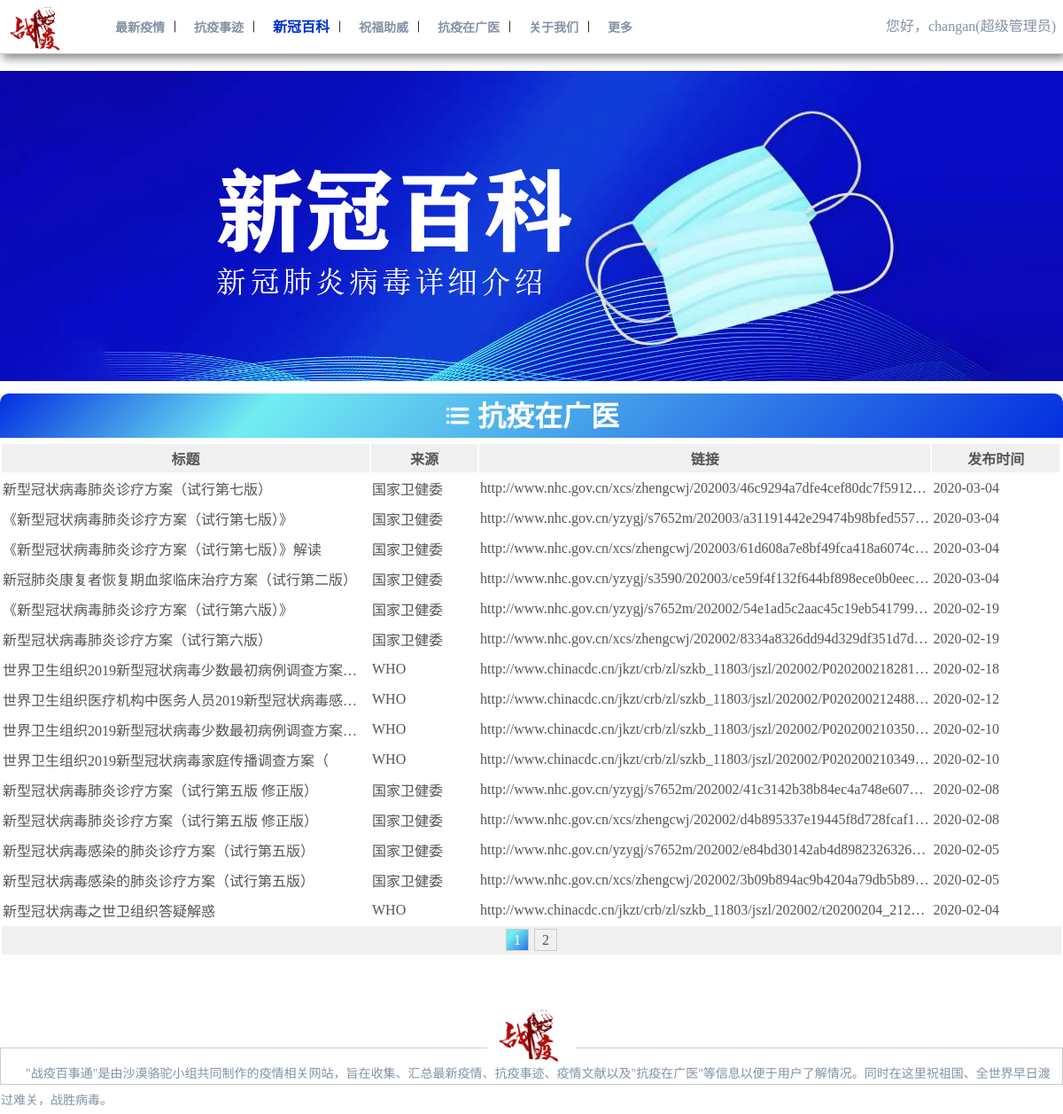
Page /home/literature/literature.php (signed in) on the committed database.
### tables this page shows
CREATE TABLE `literature`  (
  `title` varchar(255) NULL DEFAULT NULL,
  `author` varchar(255) NULL DEFAULT NULL,
  `link` varchar(255) NULL DEFAULT NULL,
  `date` date NULL DEFAULT NULL,
  `literatureid` int(10) UNSIGNED NOT NULL AUTO_INCREMENT,
  PRIMARY KEY (`literatureid`) USING BTREE
);

### home/literature/literature.php (the view, shortened to what this page needs)
<?php
require_once("../conn.php");
$pagesizeLiterature = 15;
$pageLiterature = isset($_GET['pageLiterature']) ? $_GET['pageLiterature'] : 1;
$startrowLiterature = ($pageLiterature-1)*$pagesizeLiterature;
$sql = "SELECT * FROM literature ORDER BY date DESC";
$result = mysqli_query($conn,$sql);
$recordsLiterature = mysqli_num_rows($result);
$pagesLiterature = ceil($recordsLiterature/$pagesizeLiterature);
$sql .=" LIMIT {$startrowLiterature},{$pagesizeLiterature}";
$result = mysqli_query($conn,$sql);
$arrsLiteratures = mysqli_fetch_all($result,MYSQLI_ASSOC);
if(isset($_SESSION['id']))
{
	$id = $_SESSION['id'];
	$dsn = "mysql:host=127.0.0.1;port=3306;dbname=zybst;charset=utf8";
	$username = "root";
	$pwd = "12345";
	$pdo = new PDO($dsn,$username,$pwd);
	$sql_select = "SELECT identity FROM user WHERE id = ?";
	$PDOStatement = $pdo->prepare($sql_select);
	$PDOStatement->bindValue(1,$id);
	$PDOStatement->execute();
	$record=$PDOStatement->fetch(PDO::FETCH_ASSOC);
	$identity = $record['identity'];
}
?>
<!DOCTYPE html>
<!DOCTYPE html>
<html lang="en">
<head>
   <link rel="stylesheet" href="../../css/page.css">
    <link rel="stylesheet" href="../../css/iconfont.css">
</head>
<body>
<div id="header">
    <div class="header">
        <div class="header_left">
        <a href="../../index.php"><img src="../../image/logo3.png" alt=""></a>
        </div>
        <div class="header_center">
                    <a href="../situation.php" >最新疫情</a>
                     <i class="icon-anjianfengexian iconfont"></i>
                    <a href="../story.php">抗疫事迹</a>
                     <i class="icon-anjianfengexian iconfont"></i>
                    <a href="../literature.php" id="this">新冠百科</a>
                     <i class="icon-anjianfengexian iconfont"></i>
                    <a href="../benediction.php">祝福助威</a>
                     <i class="icon-anjianfengexian iconfont"></i>
                    <a href="../gdmu.php">抗疫在广医</a>
                     <i class="icon-anjianfengexian iconfont"></i>
                    <a href="../us.php">关于我们</a>
                     <i class="icon-anjianfengexian iconfont"></i>
                    <a href="../more.php">更多</a>
        </div>
        <div class="header_right">
				<?php
					if(isset($id))
					{
						if($identity == "超级管理员")
						{
							echo "<div class='userid'>您好，{$id}(超级管理员)</div>";
						}else
						{
						echo "<div class='logout'><a href='../logout.php'>退出</a></div>";
						echo "<div class='userid'>您好，{$id}</div>";
						}
					}else
					{
						echo "<a href='../login.php' target='_blank' class ='register'>注册</a>";
						echo"<a href='../login.php' target='_blank' class = 'login'><i class='icon-ren iconfont'></i>登录</a>";
					}?>
            </div>
    </div>
</div>
    <div class="view">
        <img src="../../image/bk.jpg" alt="">
    </div>
<div class="literature_box">
	<div class="literature_name"><i class="icon-liebiao1 iconfont"></i>&nbsp;抗疫在广医</div>
	<table class="literature_list">
		<tr>
			<th width="35%">标题</th>
			<th width="10%">来源</th>
			<th width="43%">链接</th>
			<th width="12%">发布时间</th>
		</tr>
		<?php
		    foreach ($arrsLiteratures as $arrsLiterature) {
		     ?>
		    <tr>
		    <td><?php echo $arrsLiterature['title']; ?></td>
		    <td><?php echo $arrsLiterature['author']; ?></td>
		    <td><?php $literatureLink = $arrsLiterature['link']; echo "<a href='$literatureLink' target='_blank' >$literatureLink</a>"; ?></td>
		    <td><?php echo $arrsLiterature['date']; ?></td>
		    </tr>
		    <?php }?>
		    	<tr >
		    		<td class="literature_nav" colspan="5">
						<?php
							for($i=1;$i<=$pagesLiterature;$i++){
								if($pageLiterature==$i){
								echo"<span>$i</span>" ;
								}else
								{
								echo"<a href='?pageLiterature=$i#literature'>$i</a>" ;
								}
							}
							?>
					</td>
				</tr>
	</table>
</div>
    <div id="bottom">
        <div class="bottom_top">
            <img src="../../image/logo3.png" alt="">
        </div>
        <div class="bottom_bottom">
        <p>"战疫百事通"是由沙漠骆驼小组共同制作的疫情相关网站，旨在收集、汇总最新疫情、抗疫事迹、疫情文献以及"抗疫在广医"等信息以便于用户了解情况。同时在这里祝祖国、全世界早日渡过难关，战胜病毒。</p></div>
    </div>
</body>
</html>

### css/page.css (style rules this page uses)
body { font-size: 16px; padding: 0px; margin: 0px; }
a { text-decoration: none; }
#header { width: 100%; height: 60px; border-bottom: 1px solid #ccc; box-shadow:3px 5px 10px #888888; background-color: #FFF; overflow: hidden; position: fixed; top: 0; z-index: 999; }
.header { width: 1366px; height: 60px; margin: 0px auto; }
.header_left { width: 120px; height: 60px; float: left; }
.header_left img { padding: 3px 0px; height: 54px; }
.header_center { width: 650px; height: 60px; line-height: 60px; float: left; font-size: 14px; }
.header_center a { color:#8392A6; font-weight:bold; margin-left: 10px; }
#this { color:#0033CC; font-size: 16px; }
.header_right { width: 550px; height: 60px; float: right; line-height: 60px; color: #8392A6; }
.userid { float: right; }
.view { width: 100%; text-align: center; margin-top: 80px; }
.view img { width: 1200px; }
#bottom { margin-top: 55px; width: 100%; height: 50px; }
.bottom_top { text-align: center; margin-bottom: -20px; }
.bottom_top img { width: 100px; }
.bottom_bottom { height: 40px; border: 1px solid #ccc; line-height: 60px; }
.bottom_bottom p { font-size:14px; text-indent: 2em; color: #8392A6; line-height: 30px; }
.literature_box { width: 1200px; margin: 10px auto; }
.literature_name { width: 1200px; height: 50px; background-image: linear-gradient( 135deg, #032EDF 0%, #72EDF2 25%, #032EDF 100%); color: #ffffff; font-size: 32px; font-weight: bold; border-top-right-radius: 10px; border-top-left-radius: 10px; text-align: center; }
.literature_name i { font-size: 30px; font-weight: bold; }
.literature_list { margin: 5px auto; width: 1200px; table-layout: fixed; font-size: 16px; }
.literature_list a { color: #555555; }
.literature_list tr { width: 100%; color: #555555; height: 30px; }
.literature_list th { color: #555555; height: 30px; background-color: #F0F0F0; }
.literature_list td { color: #555555; height: 30px; white-space: nowrap; overflow: hidden; text-overflow: ellipsis; }
.literature_nav { background-color: #F0F0F0; text-align: center; }
.literature_nav a { padding: 3px 8px; text-decoration: none; margin: 0px 3px; border: 1px solid #ccc; }
.literature_nav span { padding: 3px 8px; margin: 0px 3px; border: 1px solid #ccc; background-image: linear-gradient( 135deg,#72EDF2 25%, #2A71E6 100%); color: #fff; }

### rows in the picture
literature: title "新型冠状病毒肺炎诊疗方案（试行第七版）", author "国家卫健委", link "http://www.nhc.gov.cn/xcs/zhengcwj/202003/46c9294a7dfe4cef80dc7f5912…", date "2020-03-04"
literature: title "《新型冠状病毒肺炎诊疗方案（试行第七版）》", author "国家卫健委", link "http://www.nhc.gov.cn/yzygj/s7652m/202003/a31191442e29474b98bfed55…", date "2020-03-04"
literature: title "《新型冠状病毒肺炎诊疗方案（试行第七版）》解读", author "国家卫健委", link "http://www.nhc.gov.cn/xcs/zhengcwj/202003/61d608a7e8bf49fca418a6074c…", date "2020-03-04"
literature: title "新冠肺炎康复者恢复期血浆临床治疗方案（试行第二版）", author "国家卫健委", link "http://www.nhc.gov.cn/yzygj/s3590/202003/ce59f4f132f644bf898ece0b0eec…", date "2020-03-04"
literature: title "《新型冠状病毒肺炎诊疗方案（试行第六版）》", author "国家卫健委", link "http://www.nhc.gov.cn/yzygj/s7652m/202002/54e1ad5c2aac45c19eb541799…", date "2020-02-19"
literature: title "新型冠状病毒肺炎诊疗方案（试行第六版）", author "国家卫健委", link "http://www.nhc.gov.cn/xcs/zhengcwj/202002/8334a8326dd94d329df351d7d…", date "2020-02-19"
literature: title "世界卫生组织2019新型冠状病毒少数最初病例调查方案…", author "WHO", link "http://www.chinacdc.cn/jkzt/crb/zl/szkb_11803/jszl/202002/P020200218281…", date "2020-02-18"
literature: title "世界卫生组织医疗机构中医务人员2019新型冠状病毒感…", author "WHO", link "http://www.chinacdc.cn/jkzt/crb/zl/szkb_11803/jszl/202002/P020200212488…", date "2020-02-12"
literature: title "世界卫生组织2019新型冠状病毒少数最初病例调查方案…", author "WHO", link "http://www.chinacdc.cn/jkzt/crb/zl/szkb_11803/jszl/202002/P020200210350…", date "2020-02-10"
literature: title "世界卫生组织2019新型冠状病毒家庭传播调查方案（", author "WHO", link "http://www.chinacdc.cn/jkzt/crb/zl/szkb_11803/jszl/202002/P020200210349…", date "2020-02-10"
literature: title "新型冠状病毒肺炎诊疗方案（试行第五版 修正版）", author "国家卫健委", link "http://www.nhc.gov.cn/yzygj/s7652m/202002/41c3142b38b84ec4a748e607…", date "2020-02-08"
literature: title "新型冠状病毒肺炎诊疗方案（试行第五版 修正版）", author "国家卫健委", link "http://www.nhc.gov.cn/xcs/zhengcwj/202002/d4b895337e19445f8d728fcaf1…", date "2020-02-08"
literature: title "新型冠状病毒感染的肺炎诊疗方案（试行第五版）", author "国家卫健委", link "http://www.nhc.gov.cn/yzygj/s7652m/202002/e84bd30142ab4d8982326326…", date "2020-02-05"
literature: title "新型冠状病毒感染的肺炎诊疗方案（试行第五版）", author "国家卫健委", link "http://www.nhc.gov.cn/xcs/zhengcwj/202002/3b09b894ac9b4204a79db5b89…", date "2020-02-05"
literature: title "新型冠状病毒之世卫组织答疑解惑", author "WHO", link "http://www.chinacdc.cn/jkzt/crb/zl/szkb_11803/jszl/202002/t20200204_212…", date "2020-02-04"

### other values in the picture
$id "changan"
